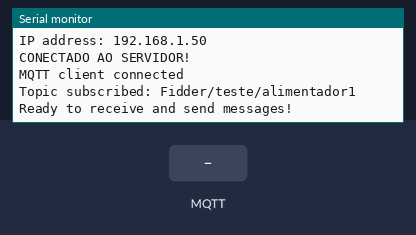
Bench run of a sketch on a simulated Arduino Uno, built with avr-gcc and run on an emulated ATmega328P. On the bench: the last lines printed to the serial monitor. The inputs (shaded band) are chosen by the test bench. WiFi joins after 1.5 s; servers stay silent unless stated; no MQTT or app messages arrive unless stated.

Above: at 2.8 s.
2.9 s: MQTT message "1" arrives on the first subscribed topic
At 3.7 s:
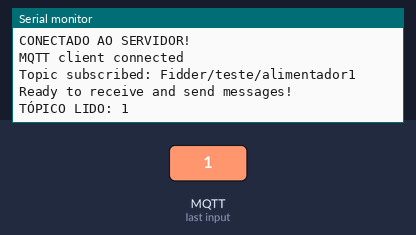
4.4 s: MQTT message "on" arrives on the first subscribed topic
At 4.8 s:
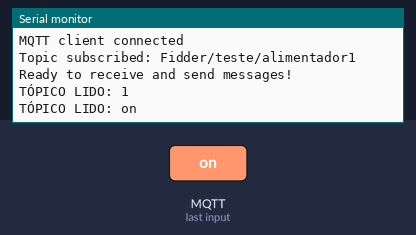
5.9 s: MQTT message "off" arrives on the first subscribed topic
At 7.2 s:
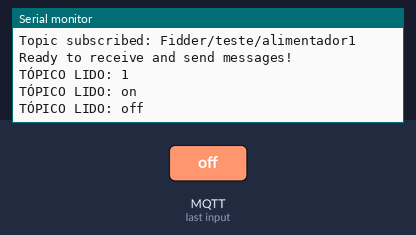

Measured:
- after the input at 2.9 s, the serial monitor: prints a new line at once (image 1)
- after the input at 4.4 s, the serial monitor: prints a new line at once (image 2)
- after the input at 5.9 s, the serial monitor: prints a new line at once (image 3)

The sketch:

TESTE_FIDDER_CAIQUE.ino
```cpp
// PUB/SUB CLIENT MQTT PROTOCOL
// FIDDER - TECNOLOGIAS PET
// fidder.com.br

// **************************************************************************************
// Bibliotecas
#include <UIPEthernet.h>
#include <PubSubClient.h>

// **************************************************************************************
//Constantes
#define CLIENT_ID       "app1"
#define USERNAME        NULL
#define PASSWORD        NULL
#define PUB_TOPIC       NULL
#define SUB_TOPIC       "Fidder/teste/alimentador1"
#define PUBLISH_DELAY   5000 //5 seconds
#define RELAY_PIN 13

// **************************************************************************************
// Endereço MAC da placa
uint8_t mac[6] = {0x00,0x01,0x02,0x03,0x04,0x05};

// **************************************************************************************
// Global Variables and Objects
EthernetClient ethClient;
PubSubClient mqttClient;

long previousMillis;

// **************************************************************************************
void setup() {

  // Setup serial communication
  Serial.begin(9600);

  while(!Serial) {};

  Serial.println(F("TESTE SERVIDOR ORACLE"));
  Serial.println();

  // setup ethernet communication using DHCP
  if(Ethernet.begin(mac) == 0) {

    Serial.println(F("Unable to configure Ethernet using DHCP"));
    for(;;);

  }

  Serial.println(F("Ethernet configured via DHCP"));
  Serial.print("IP address: ");
  Serial.println(Ethernet.localIP());
  Serial.println();

  // setup mqtt client
  mqttClient.setClient(ethClient);
  mqttClient.setServer("iot.eclipse.org", 1883);
  mqttClient.setCallback(mqttCallback);
  Serial.println(F("CONECTADO AO SERVIDOR!"));

  mqttConnect();

  Serial.println();
  Serial.println(F("Ready to receive and send messages!"));
  previousMillis = millis();

}

// **************************************************************************************
void loop() {

  // it's time to send new data?
  if(millis() - previousMillis > PUBLISH_DELAY) {
    sendData();
    previousMillis = millis();
  }

  mqttClient.loop();
}

// **************************************************************************************
void mqttConnect() {

  while(!mqttClient.connected()) {

    if(mqttClient.connect(CLIENT_ID, USERNAME, PASSWORD)) {

      Serial.println(F("MQTT client connected"));
      mqttClient.subscribe(SUB_TOPIC);
      Serial.print(F("Topic subscribed: "));
      Serial.println(F(SUB_TOPIC));
    } else {
      Serial.println(F("Unable to connect, retry in 5 seconds"));
      delay(2000);
    }
  }
}

// **************************************************************************************
void mqttCallback(char* topic, byte* payload, unsigned int length) {

     Serial.print("TÓPICO LIDO: ");
     Serial.println((char*)payload);
/*
  if(strncmp((const char*)payload, "ON", 2) == 0) {
    Serial.println("ON message received, turning relay ON");
    digitalWrite(RELAY_PIN, HIGH);
  } else {
    Serial.println("OFF message received, turning relay OFF");
    digitalWrite(RELAY_PIN, LOW);
  }
*/
}

// **************************************************************************************
void sendData() {

  char msgBuffer[20];

  float t = 12345678.9;
  //Serial.print("Temperature: ");
  //Serial.println(t);

  //if(!mqttClient.connected()) mqttConnect();
  //mqttClient.publish(PUB_TOPIC, dtostrf(t, 6, 2, msgBuffer));

}
```
